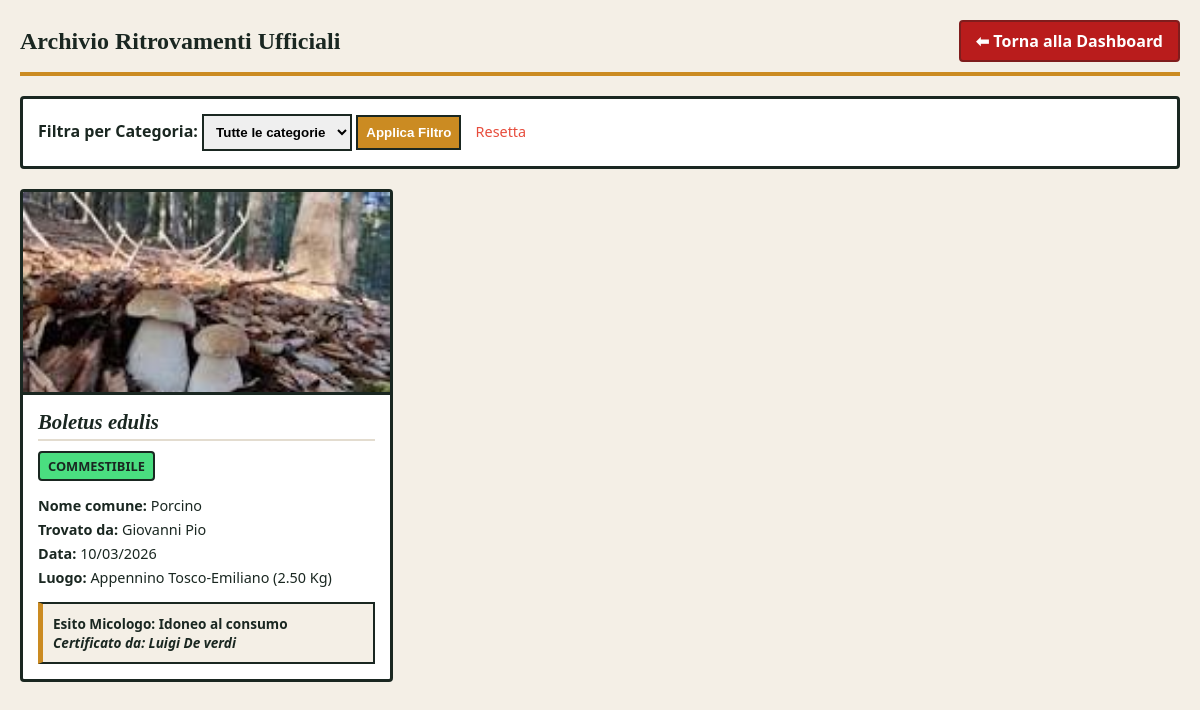
The page /associazione_micologica/archivio_pubblico.php (signed in) on the database its author committed.
### tables this page shows
CREATE TABLE CERTIFICAZIONE (
    Id_Certificato INT AUTO_INCREMENT PRIMARY KEY,
    Data_Emissione DATE NOT NULL,
    Esito VARCHAR(100) NOT NULL,
    Motivazione_Note TEXT NOT NULL,
    Id_User_Micologo INT NOT NULL,
    Id_Specie_Reale INT NOT NULL,
    Id_Raccolta INT NOT NULL UNIQUE,
    FOREIGN KEY (Id_User_Micologo) REFERENCES UTENTE(Id_User) ON DELETE RESTRICT,
    FOREIGN KEY (Id_Specie_Reale) REFERENCES SPECIE_FUNGINA(Id_Specie) ON DELETE RESTRICT,
    FOREIGN KEY (Id_Raccolta) REFERENCES RACCOLTA(Id_Raccolta) ON DELETE CASCADE
);

CREATE TABLE RACCOLTA (
    Id_Raccolta INT AUTO_INCREMENT PRIMARY KEY,
    Data_Raccolta DATE NOT NULL,
    Luogo VARCHAR(100) NOT NULL,
    Quantita_Peso DECIMAL(5,2) NOT NULL,
    URL_Foto VARCHAR(255) NOT NULL,
    Stato_Lavorazione ENUM('In attesa', 'Inoltrata all Admin', 'Certificata', 'Bocciata') DEFAULT 'In attesa',
    Id_User_Socio INT NOT NULL,
    Id_Specie_Presunta INT NOT NULL,
    FOREIGN KEY (Id_User_Socio) REFERENCES UTENTE(Id_User) ON DELETE CASCADE,
    FOREIGN KEY (Id_Specie_Presunta) REFERENCES SPECIE_FUNGINA(Id_Specie) ON DELETE RESTRICT
);

CREATE TABLE SPECIE_FUNGINA (
    Id_Specie INT AUTO_INCREMENT PRIMARY KEY,
    Nome_Scientifico VARCHAR(100) NOT NULL,
    Nome_Volgare VARCHAR(100) NOT NULL,
    Categoria ENUM('Commestibile', 'Velenosa', 'Medicinale', 'Ornamentale') NOT NULL,
    Descrizione TEXT,
    Stato_Approvazione ENUM('In attesa', 'Approvata', 'Rifiutata') DEFAULT 'In attesa'
);

CREATE TABLE UTENTE (
    Id_User INT AUTO_INCREMENT PRIMARY KEY,
    Nome VARCHAR(50) NOT NULL,
    Cognome VARCHAR(50) NOT NULL,
    Email VARCHAR(100) NOT NULL UNIQUE,
    Password VARCHAR(255) NOT NULL,
    Ruolo ENUM('Utente Esterno', 'Utente Premium', 'Socio Cercatore', 'Micologo Esperto', 'Amministratore') DEFAULT 'Utente Esterno'
);

### associazione_micologica/archivio_pubblico.php (the view, shortened to what this page needs)
<?php
require_once 'config/database.php';
$query_where = "";
$query = "
    SELECT
        r.Data_Raccolta,
        r.Luogo,
        r.URL_Foto,
        r.Quantita_Peso,
        u.Nome AS Nome_Socio,
        u.Cognome AS Cognome_Socio,
        s.Nome_Scientifico,
        s.Nome_Volgare,
        s.Categoria,
        c.Esito,
        m.Nome AS Nome_Micologo,
        m.Cognome AS Cognome_Micologo
    FROM RACCOLTA r
    JOIN CERTIFICAZIONE c ON r.Id_Raccolta = c.Id_Raccolta
    JOIN UTENTE u ON r.Id_User_Socio = u.Id_User
    JOIN SPECIE_FUNGINA s ON c.Id_Specie_Reale = s.Id_Specie
    JOIN UTENTE m ON c.Id_User_Micologo = m.Id_User
    WHERE r.Stato_Lavorazione = 'Certificata'
    $query_where
    ORDER BY r.Data_Raccolta DESC
";
$result = $conn->query($query);
?>
<!DOCTYPE html>
<html lang="it">
<head>
</head>
<body>
    <div class="container">
        <div class="header">
            <h2>Archivio Ritrovamenti Ufficiali</h2>
            <a href="index.php" class="btn-back">⬅ Torna alla Dashboard</a>
        </div>
        <div class="filter-box">
            <form method="GET" action="archivio_pubblico.php">
                <label for="categoria"><strong>Filtra per Categoria:</strong></label>
                <select name="categoria" id="categoria">
                    <option value="">Tutte le categorie</option>
                </select>
                <button type="submit">Applica Filtro</button>
                <a href="archivio_pubblico.php" style="margin-left: 10px; text-decoration: none; color: #e74c3c; font-size: 0.9em;">Resetta</a>
            </form>
        </div>
        <?php if ($result->num_rows > 0): ?>
            <div class="grid">
                <?php while($row = $result->fetch_assoc()):
                    $badge_class = 'badge-' . strtolower($row['Categoria']);
                ?>
                    <div class="card">
                        <?php if(!empty($row['URL_Foto']) && file_exists($row['URL_Foto'])): ?>
                            <img src="<?php echo htmlspecialchars($row['URL_Foto']); ?>" class="card-img" alt="Foto Fungo">
                        <?php else: ?>
                            <div class="card-img">Nessuna foto disponibile</div>
                        <?php endif; ?>
                        <div class="card-body">
                            <h3 class="card-title"><i><?php echo htmlspecialchars($row['Nome_Scientifico']); ?></i></h3>
                            <span class="badge <?php echo $badge_class; ?>"><?php echo htmlspecialchars($row['Categoria']); ?></span>
                            <p class="card-text"><b>Nome comune:</b> <?php echo htmlspecialchars($row['Nome_Volgare']); ?></p>
                            <p class="card-text"><b>Trovato da:</b> <?php echo htmlspecialchars($row['Nome_Socio'] . " " . $row['Cognome_Socio']); ?></p>
                            <p class="card-text"><b>Data:</b> <?php echo date('d/m/Y', strtotime($row['Data_Raccolta'])); ?></p>
                            <p class="card-text"><b>Luogo:</b> <?php echo htmlspecialchars($row['Luogo']); ?> (<?php echo $row['Quantita_Peso']; ?> Kg)</p>
                            <div class="esito-box">
                                <b>Esito Micologo:</b> <?php echo htmlspecialchars($row['Esito']); ?><br>
                                <i>Certificato da: <?php echo htmlspecialchars($row['Nome_Micologo'] . " " . $row['Cognome_Micologo']); ?></i>
                            </div>
                        </div>
                    </div>
                <?php endwhile; ?>
            </div>
        <?php else: ?>
            <p style="text-align: center; padding: 40px; background: white; border-radius: 8px;">Nessun ritrovamento certificato corrisponde ai criteri di ricerca.</p>
        <?php endif; ?>
    </div>
</body>
</html>

### associazione_micologica/archivio_pubblico.php (style rules this page uses)
body { font-family: 'Segoe UI', Tahoma, Geneva, Verdana, sans-serif; background-color: #f4efe6; margin: 0; padding: 20px; color: #1a2721; }
.container { max-width: 1200px; margin: 0 auto; }
.header { display: flex; justify-content: space-between; align-items: center; border-bottom: 4px solid #cb8b22; padding-bottom: 10px; margin-bottom: 20px; }
.header h2 { font-family: 'Georgia', serif; color: #1a2721; margin: 0; }
.btn-back { background-color: #b91c1c; color: white; padding: 8px 15px; text-decoration: none; border-radius: 4px; border: 2px solid #7f1d1d; font-weight: bold; transition: 0.2s; }
.filter-box { background: white; padding: 15px; border-radius: 4px; border: 3px solid #1a2721; margin-bottom: 20px; }
.filter-box select, .filter-box button { padding: 8px; border-radius: 0; border: 2px solid #1a2721; font-weight: bold; }
.filter-box button { background-color: #cb8b22; color: white; cursor: pointer; transition: 0.2s; }
.grid { display: grid; grid-template-columns: repeat(auto-fill, minmax(300px, 1fr)); gap: 20px; }
.card { background: white; border-radius: 4px; overflow: hidden; border: 3px solid #1a2721; transition: 0.2s; }
.card-img { width: 100%; height: 200px; background-color: #e3dccf; border-bottom: 3px solid #1a2721; object-fit: cover; display: flex; justify-content: center; align-items: center; color: #1a2721; font-weight: bold; }
.card-body { padding: 15px; }
.card-title { margin: 0 0 10px 0; color: #1a2721; font-size: 1.3em; font-family: 'Georgia', serif; border-bottom: 2px solid #e3dccf; padding-bottom: 5px; }
.badge { display: inline-block; padding: 4px 8px; border-radius: 4px; font-size: 0.8em; color: #1a2721; font-weight: 900; text-transform: uppercase; margin-bottom: 10px; border: 2px solid #1a2721; }
.badge-commestibile { background-color: #4ade80; }
.card-text { margin: 5px 0; font-size: 0.9em; }
.esito-box { margin-top: 15px; padding: 10px; background-color: #f4efe6; border: 2px solid #1a2721; border-left: 5px solid #cb8b22; font-size: 0.85em; font-weight: bold; }

### rows shown on the page
certificazione: Id_Raccolta.URL_Foto (picture), Id_Specie_Reale.Nome_Scientifico "Boletus edulis", Id_Specie_Reale.Categoria "COMMESTIBILE", Id_Specie_Reale.Nome_Volgare "Porcino", utente.Nome+Cognome "Giovanni Pio", Id_Raccolta.Data_Raccolta "10/03/2026", Id_Raccolta.Luogo "Appennino Tosco-Emiliano", Id_Raccolta.Quantita_Peso "2.50", Esito "Idoneo al consumo", Id_User_Micologo.Cognome "Luigi De verdi"
